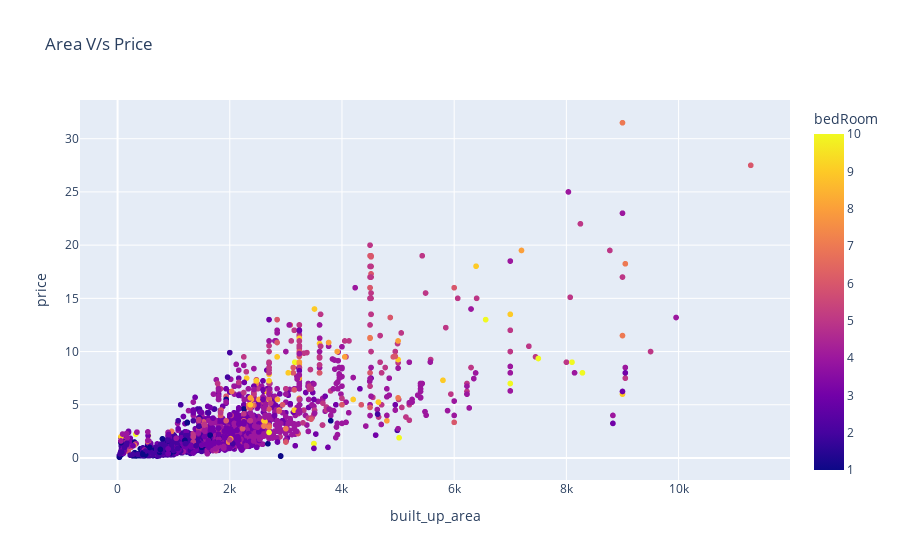

The notebook cell this image was saved under:
### Code cell
fig = px.scatter(df , x = "built_up_area" ,y = 'price', color =  "bedRoom" , title = " Area V/s Price")
fig.show()

### Figure 1 — Plotly figure (JSON) as saved in the notebook; plotly's stock layout.template omitted (floating-point values rounded to 4 significant figures; data arrays with more than 128 entries replaced by an {"elided": "..."} marker saying what was removed)
{"data": [{"hovertemplate": "built_up_area=%{x}<br>price=%{y}<br>bedRoom=%{marker.color}<extra></extra>", "legendgroup": "", "marker": {"color": {"elided": "3554 int values"}, "coloraxis": "coloraxis", "symbol": "circle"}, "mode": "markers", "name": "", "showlegend": false, "type": "scattergl", "x": {"elided": "3554 float values"}, "xaxis": "x", "y": {"elided": "3554 float values"}, "yaxis": "y"}], "layout": {"coloraxis": {"colorbar": {"title": {"text": "bedRoom"}}, "colorscale": [[0, "#0d0887"], [0.1111, "#46039f"], [0.2222, "#7201a8"], [0.3333, "#9c179e"], [0.4444, "#bd3786"], [0.5556, "#d8576b"], [0.6667, "#ed7953"], [0.7778, "#fb9f3a"], [0.8889, "#fdca26"], [1, "#f0f921"]]}, "legend": {"tracegroupgap": 0}, "title": {"text": " Area V/s Price"}, "xaxis": {"anchor": "y", "domain": [0, 1], "title": {"text": "built_up_area"}}, "yaxis": {"anchor": "x", "domain": [0, 1], "title": {"text": "price"}}}}
